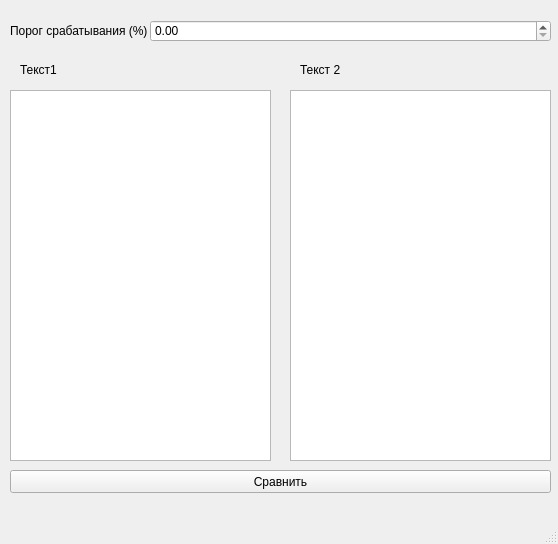
<?xml version="1.0" encoding="UTF-8"?>
<ui version="4.0">
 <class>MainWindow</class>
 <widget class="QMainWindow" name="MainWindow">
  <property name="geometry">
   <rect>
    <x>0</x>
    <y>0</y>
    <width>558</width>
    <height>544</height>
   </rect>
  </property>
  <property name="windowTitle">
   <string>MainWindow</string>
  </property>
  <widget class="QWidget" name="centralwidget">
   <widget class="QDoubleSpinBox" name="doubleSpinBox">
    <property name="geometry">
     <rect>
      <x>150</x>
      <y>20</y>
      <width>401</width>
      <height>22</height>
     </rect>
    </property>
   </widget>
   <widget class="QLabel" name="label">
    <property name="geometry">
     <rect>
      <x>10</x>
      <y>20</y>
      <width>141</width>
      <height>21</height>
     </rect>
    </property>
    <property name="text">
     <string>Порог срабатывания (%)</string>
    </property>
   </widget>
   <widget class="QLabel" name="label_2">
    <property name="geometry">
     <rect>
      <x>20</x>
      <y>60</y>
      <width>61</width>
      <height>20</height>
     </rect>
    </property>
    <property name="text">
     <string>Текст1 </string>
    </property>
   </widget>
   <widget class="QLabel" name="label_3">
    <property name="geometry">
     <rect>
      <x>300</x>
      <y>60</y>
      <width>61</width>
      <height>20</height>
     </rect>
    </property>
    <property name="text">
     <string>Текст 2</string>
    </property>
   </widget>
   <widget class="QPushButton" name="pushButton">
    <property name="geometry">
     <rect>
      <x>10</x>
      <y>470</y>
      <width>541</width>
      <height>23</height>
     </rect>
    </property>
    <property name="text">
     <string>Сравнить</string>
    </property>
   </widget>
   <widget class="QTextEdit" name="textEdit_1">
    <property name="geometry">
     <rect>
      <x>10</x>
      <y>90</y>
      <width>261</width>
      <height>371</height>
     </rect>
    </property>
   </widget>
   <widget class="QTextEdit" name="textEdit_2">
    <property name="geometry">
     <rect>
      <x>290</x>
      <y>90</y>
      <width>261</width>
      <height>371</height>
     </rect>
    </property>
   </widget>
  </widget>
  <widget class="QMenuBar" name="menubar">
   <property name="geometry">
    <rect>
     <x>0</x>
     <y>0</y>
     <width>558</width>
     <height>21</height>
    </rect>
   </property>
  </widget>
  <widget class="QStatusBar" name="statusbar"/>
 </widget>
 <resources/>
 <connections/>
</ui>
